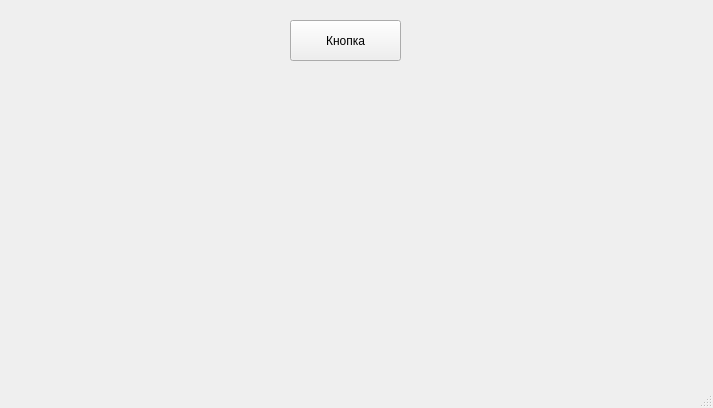
<?xml version="1.0" encoding="UTF-8"?>
<ui version="4.0">
 <class>MainWindow</class>
 <widget class="QMainWindow" name="MainWindow">
  <property name="geometry">
   <rect>
    <x>0</x>
    <y>0</y>
    <width>713</width>
    <height>408</height>
   </rect>
  </property>
  <property name="windowTitle">
   <string>MainWindow</string>
  </property>
  <widget class="QWidget" name="centralwidget">
   <widget class="QPushButton" name="pushButton">
    <property name="geometry">
     <rect>
      <x>290</x>
      <y>20</y>
      <width>111</width>
      <height>41</height>
     </rect>
    </property>
    <property name="text">
     <string>Кнопка</string>
    </property>
   </widget>
   <widget class="QLabel" name="label">
    <property name="geometry">
     <rect>
      <x>220</x>
      <y>70</y>
      <width>250</width>
      <height>250</height>
     </rect>
    </property>
    <property name="text">
     <string/>
    </property>
   </widget>
  </widget>
  <widget class="QMenuBar" name="menubar">
   <property name="geometry">
    <rect>
     <x>0</x>
     <y>0</y>
     <width>713</width>
     <height>21</height>
    </rect>
   </property>
  </widget>
  <widget class="QStatusBar" name="statusbar"/>
 </widget>
 <resources/>
 <connections/>
</ui>
